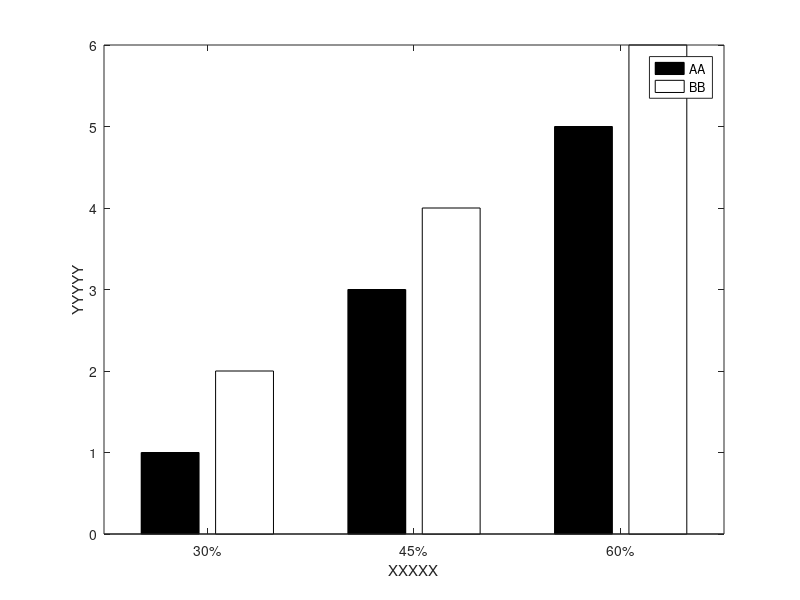

Here is the MATLAB script that generated this plot:
[X,Y] = meshgrid(-2:.2:2,-2:.2:3);

Z = X.*exp(-X.^2-Y.^2);

[C,h] = contour(X,Y,Z);

set(h,'ShowText','on','TextStep',get(h,'LevelStep')*1)

colormap cool

y=[1 2;3 4; 5 6];
b=bar(y);
ch = get(b,'children');
set(ch{1},'facecolor',[0 0 0])
set(ch{2},'facecolor',[1 1 1])
legend([ch{1} ch{2}],'AA','BB');
xlabel('XXXXX');
ylabel('YYYYY');
set(gca,'XTickLabel',{'30%','45%','60%'})
